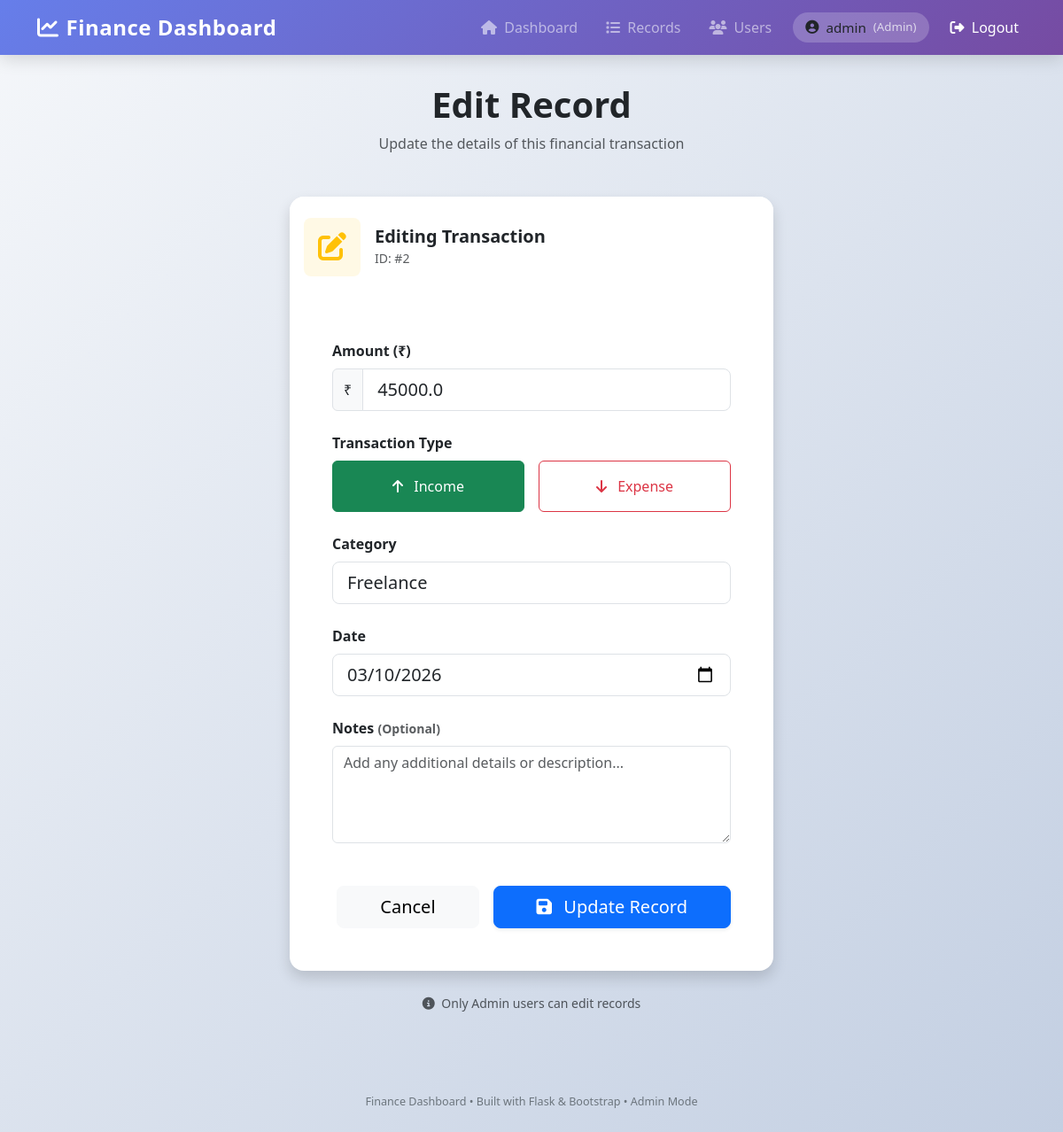
Screenshot of /records/edit/2 (signed in) with the database file from the repository.
### app.py (models this page shows, shortened)
class User(UserMixin, db.Model):
    id = db.Column(db.Integer, primary_key=True)
    username = db.Column(db.String(80), unique=True, nullable=False)
    password_hash = db.Column(db.String(256), nullable=False)
    role = db.Column(db.String(20), nullable=False, default='viewer')
    is_active = db.Column(db.Boolean, default=True)

class FinancialRecord(db.Model):
    id = db.Column(db.Integer, primary_key=True)
    amount = db.Column(db.Float, nullable=False)
    type = db.Column(db.String(10), nullable=False)
    category = db.Column(db.String(50), nullable=False)
    date = db.Column(db.Date, nullable=False)
    notes = db.Column(db.Text)
    created_by = db.Column(db.Integer, db.ForeignKey('user.id'))

### app.py (the view, shortened to what this page needs)
@app.route('/records/edit/<int:record_id>', methods=['GET', 'POST'])
@login_required
@role_required(['admin'])
def edit_record(record_id):
    record = FinancialRecord.query.get_or_404(record_id)
    return render_template('edit_record.html', record=record)

### app.py (called while the page is built)
@login_manager.user_loader
def load_user(user_id):
    return User.query.get(int(user_id))

def role_required(allowed_roles):
    def decorator(f):
        @wraps(f)
        def decorated_function(*args, **kwargs):
            if not current_user.is_authenticated:
                return redirect(url_for('login'))
            if current_user.role not in allowed_roles:
                flash('Access denied. Insufficient permissions.', 'danger')
                return redirect(url_for('dashboard'))
            return f(*args, **kwargs)
        return decorated_function
    return decorator

### templates/edit_record.html (shortened to what this page needs)
{% extends 'base.html' %}
{% block content %}
<div class="row justify-content-center">
    <div class="col-lg-8 col-xl-6">
        <div class="text-center mb-5">
            <h1 class="fw-bold text-dark">Edit Record</h1>
            <p class="text-muted">Update the details of this financial transaction</p>
        </div>
        <div class="card border-0 shadow">
            <div class="card-header bg-white border-0 py-4">
                <div class="d-flex align-items-center">
                    <div class="bg-warning bg-opacity-10 p-3 rounded-3 me-3">
                        <i class="fas fa-edit fa-2x text-warning"></i>
                    </div>
                    <div>
                        <h5 class="mb-0 fw-semibold">Editing Transaction</h5>
                        <small class="text-muted">ID: #{{ record.id }}</small>
                    </div>
                </div>
            </div>
            <div class="card-body p-5">
                <form method="POST">
                    <div class="mb-4">
                        <label class="form-label fw-semibold">Amount (₹)</label>
                        <div class="input-group">
                            <span class="input-group-text bg-light">₹</span>
                            <input type="number"
                                   name="amount"
                                   step="0.01"
                                   value="{{ record.amount }}"
                                   class="form-control form-control-lg"
                                   placeholder="0.00"
                                   required>
                        </div>
                    </div>
                    <div class="mb-4">
                        <label class="form-label fw-semibold">Transaction Type</label>
                        <div class="row g-3">
                            <div class="col-6">
                                <label for="income" class="btn btn-outline-success w-100 py-3">
                                    <i class="fas fa-arrow-up me-2"></i> Income
                                </label>
                            </div>
                            <div class="col-6">
                                <label for="expense" class="btn btn-outline-danger w-100 py-3">
                                    <i class="fas fa-arrow-down me-2"></i> Expense
                                </label>
                            </div>
                        </div>
                    </div>
                    <div class="mb-4">
                        <label class="form-label fw-semibold">Category</label>
                        <input type="text"
                               name="category"
                               value="{{ record.category }}"
                               class="form-control form-control-lg"
                               placeholder="e.g. Salary, Rent, Food, Travel"
                               required>
                    </div>
                    <div class="mb-4">
                        <label class="form-label fw-semibold">Date</label>
                        <input type="date"
                               name="date"
                               value="{{ record.date }}"
                               class="form-control form-control-lg"
                               required>
                    </div>
                    <div class="mb-4">
                        <label class="form-label fw-semibold">Notes <span class="text-muted small">(Optional)</span></label>
                        <textarea name="notes"
                                  class="form-control"
                                  rows="4"
                                  placeholder="Add any additional details or description...">{{ record.notes or '' }}</textarea>
                    </div>
                    <div class="d-grid gap-2 d-md-flex justify-content-md-end mt-5">
                        <a href="{{ url_for('records') }}"
                           class="btn btn-light btn-lg px-5 me-md-2">
                            Cancel
                        </a>
                        <button type="submit"
                                class="btn btn-primary btn-lg px-5 shadow-sm">
                            <i class="fas fa-save me-2"></i> Update Record
                        </button>
                    </div>
                </form>
            </div>
        </div>
        <div class="text-center mt-4">
            <small class="text-muted">
                <i class="fas fa-info-circle me-1"></i>
                Only Admin users can edit records
            </small>
        </div>
    </div>
</div>
{% endblock %}

### templates/base.html (shortened to what this page needs)
<!DOCTYPE html>
<html lang="en">
<head>
    <link href="https://cdn.jsdelivr.net/npm/bootstrap@5.3.3/dist/css/bootstrap.min.css" rel="stylesheet">
    <link href="https://cdnjs.cloudflare.com/ajax/libs/font-awesome/6.5.0/css/all.min.css" rel="stylesheet">
</head>
<body>
    <nav class="navbar navbar-expand-lg navbar-dark sticky-top">
        <div class="container">
            <a class="navbar-brand d-flex align-items-center" href="{{ url_for('dashboard') }}">
                <i class="fas fa-chart-line me-2"></i>
                Finance Dashboard
            </a>
            <div class="navbar-nav ms-auto d-flex align-items-center gap-3">
                <a class="nav-link" href="{{ url_for('dashboard') }}">
                    <i class="fas fa-home me-1"></i> Dashboard
                </a>
                {% if current_user.role in ['analyst', 'admin'] %}
                <a class="nav-link" href="{{ url_for('records') }}">
                    <i class="fas fa-list me-1"></i> Records
                </a>
                {% endif %}
                {% if current_user.role == 'admin' %}
                <a class="nav-link" href="{{ url_for('users') }}">
                    <i class="fas fa-users me-1"></i> Users
                </a>
                {% endif %}
                <div class="user-badge d-flex align-items-center gap-2">
                    <i class="fas fa-user-circle"></i>
                    <span>{{ current_user.username }}</span>
                    <small class="text-light opacity-75">({{ current_user.role|title }})</small>
                </div>
                <a class="nav-link text-white" href="{{ url_for('logout') }}">
                    <i class="fas fa-sign-out-alt me-1"></i> Logout
                </a>
            </div>
        </div>
    </nav>
    <div class="container main-content">
        {% block content %}{% endblock %}
    </div>
    <div class="footer py-4">
        <div class="container">
            <small>Finance Dashboard • Built with Flask &amp; Bootstrap • {{ current_user.role|title }} Mode</small>
        </div>
    </div>
</body>
</html>

### templates/base.html (style rules this page uses)
:root { --primary-gradient: linear-gradient(135deg, #667eea 0%, #764ba2 100%); }
body { background: linear-gradient(135deg, #f5f7fa 0%, #c3cfe2 100%); min-height: 100vh; font-family: 'Segoe UI', system-ui, sans-serif; }
.navbar { background: var(--primary-gradient) !important; box-shadow: 0 4px 20px rgba(0, 0, 0, 0.15); backdrop-filter: blur(10px); }
.navbar-brand { font-weight: 700; font-size: 1.5rem; letter-spacing: 0.5px; }
.nav-link { font-weight: 500; transition: all 0.3s ease; }
.main-content { margin-top: 2rem; }
.card { border: none; border-radius: 16px; box-shadow: 0 8px 25px rgba(0, 0, 0, 0.08); transition: all 0.4s cubic-bezier(0.4, 0, 0.2, 1); overflow: hidden; }
.user-badge { background: rgba(255, 255, 255, 0.2); padding: 6px 14px; border-radius: 50px; font-size: 0.95rem; }
.footer { margin-top: 4rem; text-align: center; color: #6c757d; font-size: 0.9rem; }

### rows the page displays
User: username "admin", role "Admin"
FinancialRecord: id "2", amount "45000.0", category "Freelance", date "03/10/2026"
